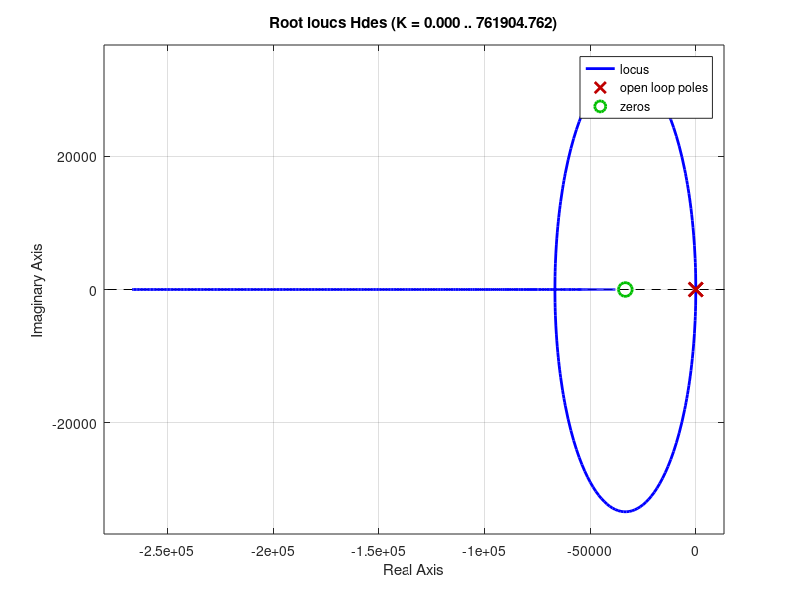

Reproduce this figure in MATLAB. (Note: this script raises an error after producing the figure.)
%% model

clc
clear all
close all

% Hdes = tf([2,1],[1,0,0]);

R1 = 5; R2 = 5;
C2 = 3e-6;
Hdes = tf([C2*(R1+R2),1],[R1*R2*C2,0,0]);

figure, rlocus(Hdes), hold on

C1_apr = 1/3.33e5;

k_nominal = 1/C1_apr;
k_tol = 0.1*k_nominal;
k_interval = k_nominal-k_tol : 1 : k_nominal+k_tol;


% rlocus(Hdes,k_interval)
rlocus(Hdes,k_interval,'x')